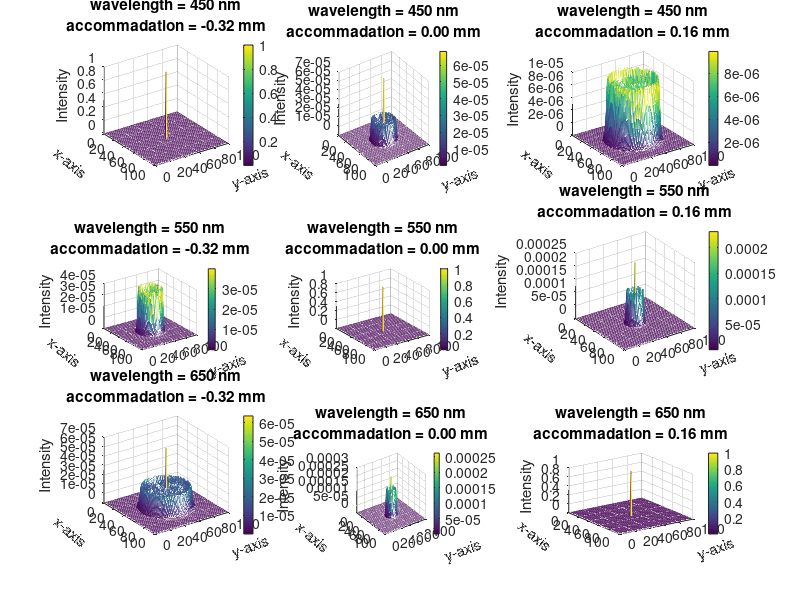

MATLAB code for this plot:
clear all;close all;clc;
PSF_450nm=load('./All_PSF/450nm.mat');
PSF_550nm=load('./All_PSF/550nm.mat');
PSF_650nm=load('./All_PSF/650nm.mat');
PSF_450nm=PSF_450nm.psf;
PSF_550nm=PSF_550nm.psf;
PSF_650nm=PSF_650nm.psf;
a=PSF_450nm(:,:,11);
b=PSF_450nm(:,:,31);
c=PSF_450nm(:,:,51);
d=PSF_550nm(:,:,11);
e=PSF_550nm(:,:,31);
f=PSF_550nm(:,:,51);
g=PSF_650nm(:,:,11);
h=PSF_650nm(:,:,31);
i=PSF_650nm(:,:,51);
x_axis=0:100;
y_axis=0:100;
subplot(3,3,1)
mesh(x_axis,y_axis,a)
xlabel('x-axis','rotation',-40);ylabel('y-axis','rotation',20);zlabel('Intensity')
title({'wavelength = 450 nm','accommadation = -0.32 mm'});
view(55,30)
colorbar
subplot(3,3,2)
mesh(x_axis,y_axis,b)
xlabel('x-axis','rotation',-40);ylabel('y-axis','rotation',20);zlabel('Intensity')
title({'wavelength = 450 nm','accommadation = 0.00 mm'});
view(55,30)
colorbar
subplot(3,3,3)
mesh(x_axis,y_axis,c)
xlabel('x-axis','rotation',-40);ylabel('y-axis','rotation',20);zlabel('Intensity')
title({'wavelength = 450 nm','accommadation = 0.16 mm'});
view(55,30)
colorbar
subplot(3,3,4)
mesh(x_axis,y_axis,d)
xlabel('x-axis','rotation',-40);ylabel('y-axis','rotation',20);zlabel('Intensity')
title({'wavelength = 550 nm','accommadation = -0.32 mm'});
view(55,30)
colorbar
subplot(3,3,5)
mesh(x_axis,y_axis,e)
xlabel('x-axis','rotation',-40);ylabel('y-axis','rotation',20);zlabel('Intensity')
title({'wavelength = 550 nm','accommadation = 0.00 mm'});
view(55,30)
colorbar
subplot(3,3,6)
mesh(x_axis,y_axis,f)
colorbar
xlabel('x-axis','rotation',-40);ylabel('y-axis','rotation',20);zlabel('Intensity')
title({'wavelength = 550 nm','accommadation = 0.16 mm'});
view(55,30)
subplot(3,3,7)
mesh(x_axis,y_axis,g)
colorbar
xlabel('x-axis','rotation',-40);ylabel('y-axis','rotation',20);zlabel('Intensity')
title({'wavelength = 650 nm','accommadation = -0.32 mm'});
view(55,30)
subplot(3,3,8)
mesh(x_axis,y_axis,h)
xlabel('x-axis','rotation',-40);ylabel('y-axis','rotation',20);zlabel('Intensity')
title({'wavelength = 650 nm','accommadation = 0.00 mm'});
view(55,30)
colorbar
subplot(3,3,9)
mesh(x_axis,y_axis,i)
xlabel('x-axis','rotation',-40);ylabel('y-axis','rotation',20);zlabel('Intensity')
title({'wavelength = 650 nm','accommadation = 0.16 mm'});
view(55,30)
colorbar

